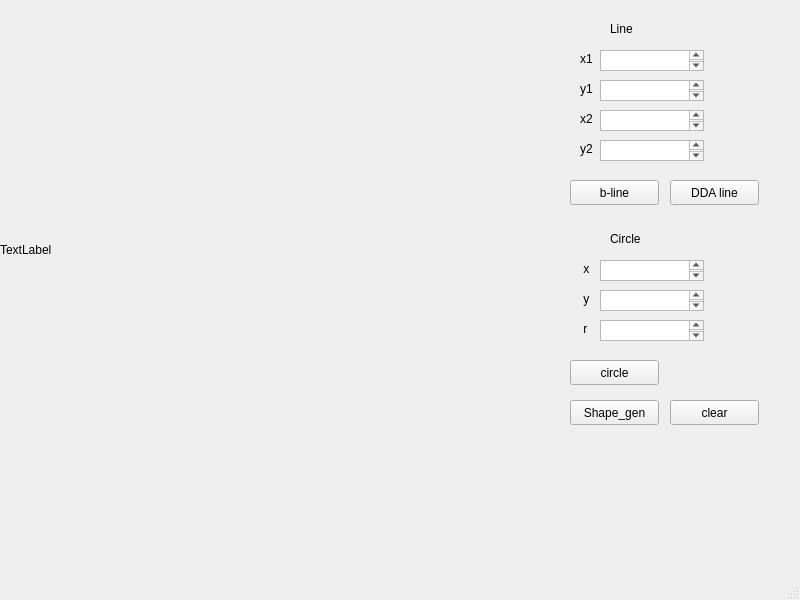
<?xml version="1.0" encoding="UTF-8"?>
<ui version="4.0">
 <class>MainWindow</class>
 <widget class="QMainWindow" name="MainWindow">
  <property name="geometry">
   <rect>
    <x>0</x>
    <y>0</y>
    <width>800</width>
    <height>600</height>
   </rect>
  </property>
  <property name="windowTitle">
   <string>MainWindow</string>
  </property>
  <widget class="QWidget" name="centralwidget">
   <widget class="QLabel" name="label">
    <property name="geometry">
     <rect>
      <x>0</x>
      <y>0</y>
      <width>500</width>
      <height>500</height>
     </rect>
    </property>
    <property name="text">
     <string>TextLabel</string>
    </property>
   </widget>
   <widget class="QLabel" name="label_2">
    <property name="geometry">
     <rect>
      <x>580</x>
      <y>50</y>
      <width>67</width>
      <height>17</height>
     </rect>
    </property>
    <property name="text">
     <string>x1</string>
    </property>
   </widget>
   <widget class="QLabel" name="label_3">
    <property name="geometry">
     <rect>
      <x>580</x>
      <y>80</y>
      <width>67</width>
      <height>17</height>
     </rect>
    </property>
    <property name="text">
     <string>y1</string>
    </property>
   </widget>
   <widget class="QLabel" name="label_4">
    <property name="geometry">
     <rect>
      <x>580</x>
      <y>140</y>
      <width>67</width>
      <height>17</height>
     </rect>
    </property>
    <property name="text">
     <string>y2</string>
    </property>
   </widget>
   <widget class="QLabel" name="label_5">
    <property name="geometry">
     <rect>
      <x>580</x>
      <y>110</y>
      <width>67</width>
      <height>17</height>
     </rect>
    </property>
    <property name="text">
     <string>x2</string>
    </property>
   </widget>
   <widget class="QLabel" name="label_6">
    <property name="geometry">
     <rect>
      <x>610</x>
      <y>20</y>
      <width>67</width>
      <height>17</height>
     </rect>
    </property>
    <property name="text">
     <string>Line</string>
    </property>
   </widget>
   <widget class="QTextEdit" name="textEdit">
    <property name="geometry">
     <rect>
      <x>600</x>
      <y>50</y>
      <width>104</width>
      <height>21</height>
     </rect>
    </property>
   </widget>
   <widget class="QTextEdit" name="textEdit_2">
    <property name="geometry">
     <rect>
      <x>600</x>
      <y>80</y>
      <width>104</width>
      <height>21</height>
     </rect>
    </property>
   </widget>
   <widget class="QTextEdit" name="textEdit_3">
    <property name="geometry">
     <rect>
      <x>600</x>
      <y>110</y>
      <width>104</width>
      <height>21</height>
     </rect>
    </property>
   </widget>
   <widget class="QTextEdit" name="textEdit_4">
    <property name="geometry">
     <rect>
      <x>600</x>
      <y>140</y>
      <width>104</width>
      <height>21</height>
     </rect>
    </property>
   </widget>
   <widget class="QPushButton" name="pushButton">
    <property name="geometry">
     <rect>
      <x>570</x>
      <y>180</y>
      <width>89</width>
      <height>25</height>
     </rect>
    </property>
    <property name="text">
     <string>b-line</string>
    </property>
   </widget>
   <widget class="QLabel" name="label_7">
    <property name="geometry">
     <rect>
      <x>580</x>
      <y>320</y>
      <width>67</width>
      <height>17</height>
     </rect>
    </property>
    <property name="text">
     <string> r</string>
    </property>
   </widget>
   <widget class="QTextEdit" name="textEdit_5">
    <property name="geometry">
     <rect>
      <x>600</x>
      <y>260</y>
      <width>104</width>
      <height>21</height>
     </rect>
    </property>
   </widget>
   <widget class="QLabel" name="label_8">
    <property name="geometry">
     <rect>
      <x>580</x>
      <y>260</y>
      <width>67</width>
      <height>17</height>
     </rect>
    </property>
    <property name="text">
     <string> x</string>
    </property>
   </widget>
   <widget class="QTextEdit" name="textEdit_6">
    <property name="geometry">
     <rect>
      <x>600</x>
      <y>290</y>
      <width>104</width>
      <height>21</height>
     </rect>
    </property>
   </widget>
   <widget class="QLabel" name="label_9">
    <property name="geometry">
     <rect>
      <x>580</x>
      <y>290</y>
      <width>67</width>
      <height>17</height>
     </rect>
    </property>
    <property name="text">
     <string> y</string>
    </property>
   </widget>
   <widget class="QTextEdit" name="textEdit_7">
    <property name="geometry">
     <rect>
      <x>600</x>
      <y>320</y>
      <width>104</width>
      <height>21</height>
     </rect>
    </property>
   </widget>
   <widget class="QPushButton" name="pushButton_2">
    <property name="geometry">
     <rect>
      <x>570</x>
      <y>360</y>
      <width>89</width>
      <height>25</height>
     </rect>
    </property>
    <property name="text">
     <string>circle</string>
    </property>
   </widget>
   <widget class="QLabel" name="label_11">
    <property name="geometry">
     <rect>
      <x>610</x>
      <y>230</y>
      <width>67</width>
      <height>17</height>
     </rect>
    </property>
    <property name="text">
     <string>Circle</string>
    </property>
   </widget>
   <widget class="QPushButton" name="pushButton_3">
    <property name="geometry">
     <rect>
      <x>670</x>
      <y>400</y>
      <width>89</width>
      <height>25</height>
     </rect>
    </property>
    <property name="text">
     <string>clear</string>
    </property>
   </widget>
   <widget class="QPushButton" name="pushButton_4">
    <property name="geometry">
     <rect>
      <x>570</x>
      <y>400</y>
      <width>89</width>
      <height>25</height>
     </rect>
    </property>
    <property name="text">
     <string>Shape_gen</string>
    </property>
   </widget>
   <widget class="QPushButton" name="pushButton_5">
    <property name="geometry">
     <rect>
      <x>670</x>
      <y>180</y>
      <width>89</width>
      <height>25</height>
     </rect>
    </property>
    <property name="text">
     <string>DDA line</string>
    </property>
   </widget>
  </widget>
  <widget class="QMenuBar" name="menubar">
   <property name="geometry">
    <rect>
     <x>0</x>
     <y>0</y>
     <width>800</width>
     <height>22</height>
    </rect>
   </property>
  </widget>
  <widget class="QStatusBar" name="statusbar"/>
 </widget>
 <resources/>
 <connections/>
</ui>
